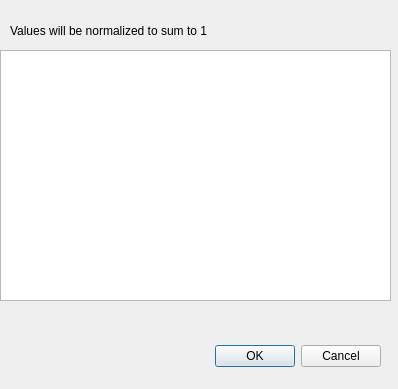
<?xml version="1.0" encoding="UTF-8"?>
<ui version="4.0">
 <class>Dialog</class>
 <widget class="QDialog" name="Dialog">
  <property name="geometry">
   <rect>
    <x>0</x>
    <y>0</y>
    <width>398</width>
    <height>389</height>
   </rect>
  </property>
  <property name="windowTitle">
   <string>Assign Taxa Abundances</string>
  </property>
  <widget class="QDialogButtonBox" name="buttonBox">
   <property name="geometry">
    <rect>
     <x>40</x>
     <y>340</y>
     <width>341</width>
     <height>32</height>
    </rect>
   </property>
   <property name="orientation">
    <enum>Qt::Horizontal</enum>
   </property>
   <property name="standardButtons">
    <set>QDialogButtonBox::Cancel|QDialogButtonBox::Ok</set>
   </property>
  </widget>
  <widget class="QTableWidget" name="tableWidget">
   <property name="geometry">
    <rect>
     <x>0</x>
     <y>50</y>
     <width>391</width>
     <height>251</height>
    </rect>
   </property>
  </widget>
  <widget class="QLabel" name="label">
   <property name="geometry">
    <rect>
     <x>10</x>
     <y>20</y>
     <width>351</width>
     <height>22</height>
    </rect>
   </property>
   <property name="text">
    <string>Values will be normalized to sum to 1</string>
   </property>
  </widget>
 </widget>
 <resources/>
 <connections>
  <connection>
   <sender>buttonBox</sender>
   <signal>accepted()</signal>
   <receiver>Dialog</receiver>
   <slot>accept()</slot>
   <hints>
    <hint type="sourcelabel">
     <x>248</x>
     <y>254</y>
    </hint>
    <hint type="destinationlabel">
     <x>157</x>
     <y>274</y>
    </hint>
   </hints>
  </connection>
  <connection>
   <sender>buttonBox</sender>
   <signal>rejected()</signal>
   <receiver>Dialog</receiver>
   <slot>reject()</slot>
   <hints>
    <hint type="sourcelabel">
     <x>316</x>
     <y>260</y>
    </hint>
    <hint type="destinationlabel">
     <x>286</x>
     <y>274</y>
    </hint>
   </hints>
  </connection>
 </connections>
</ui>
